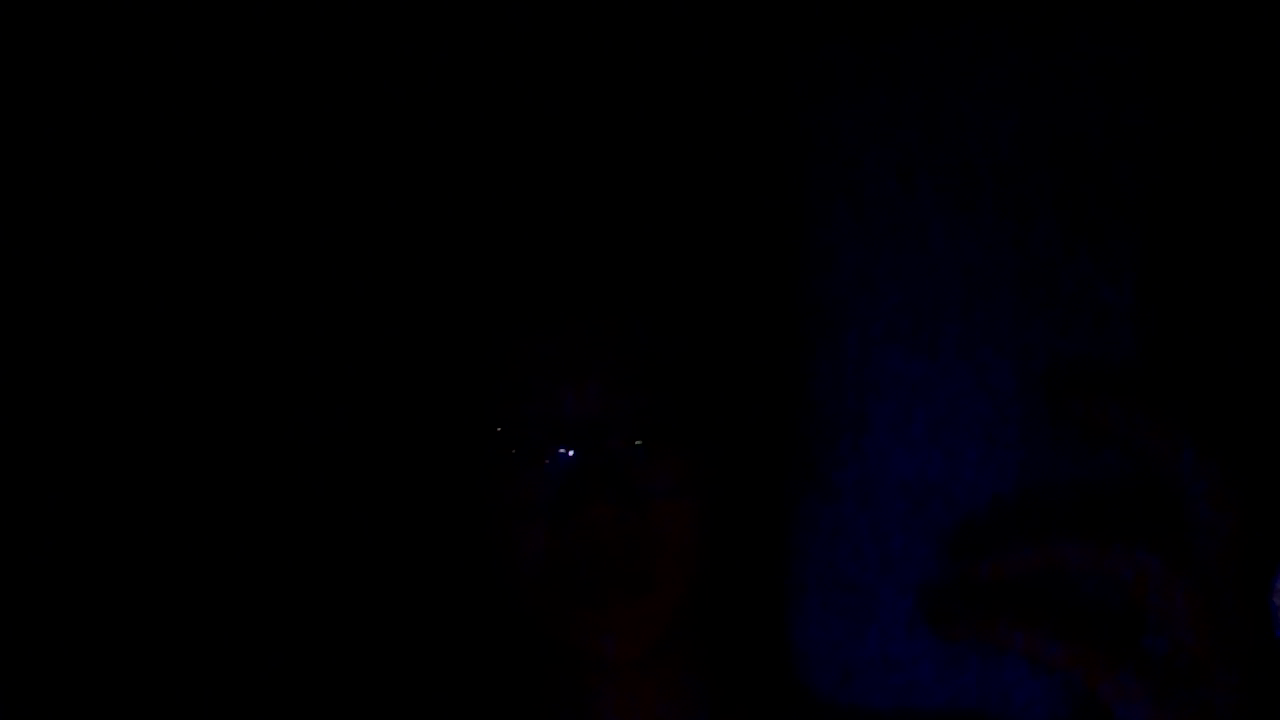
#> input picture frame 4 of casedarktest.mp4, 1280 x 720 px
$ python task4b.py
#> lines starting #> are read from the running program, lines starting #| are printed output that depends on the picture; after the words box and inside, x2 and y2 are one past the last pixel; in counts of white or black regions, pixels touching at a corner belong together
#https://opencv-python-tutroals.readthedocs.io/en/latest/py_tutorials/py_imgproc/py_colorspaces/py_colorspaces.html#converting-colorspaces
import cv2
import numpy as np

cap = cv2.VideoCapture('casedarktest.mp4')


while(cap.isOpened()):
    # Take each frame
    ret, frame = cap.read()
#> frame is the input picture: shape (720, 1280, 3); mean B, G, R 3.3, 0, 0.3
    if ret:
    # Convert BGR to HSV
    #if np.shape(cap) != ():
        hsv = cv2.cvtColor(frame, cv2.COLOR_BGR2HSV)
#> hsv: shape (720, 1280, 3); mean H, S, V 45.4, 101.7, 3.4
    # define range of blue color in HSV
        lower_blue = np.array([110,50,50])
        upper_blue = np.array([130,255,255])

    # Threshold the HSV image to get only blue colors
        mask = cv2.inRange(hsv, lower_blue, upper_blue)
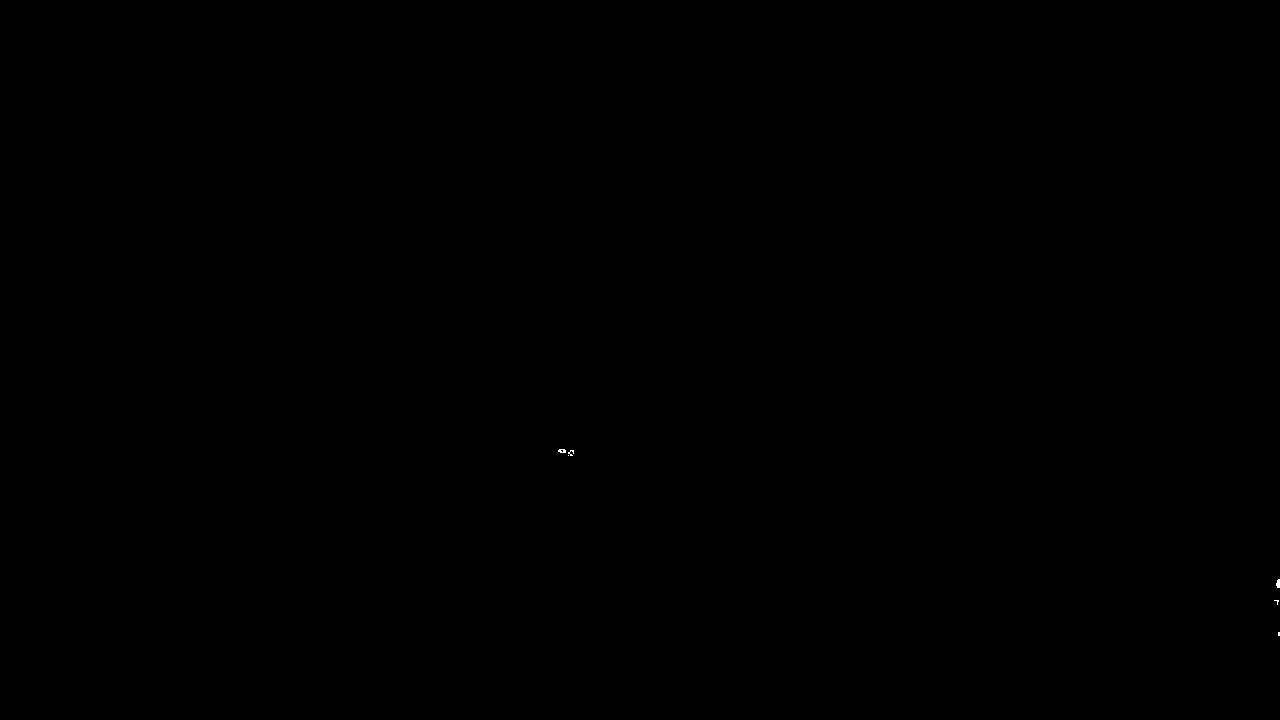
#> mask: shape (720, 1280); 0.01% white; 6 white regions (4 under 20 px), largest, box (x1, y1, x2, y2) and area: (1276, 579, 1280, 588) 29, (558, 449, 566, 453) 25

    # Bitwise-AND mask and original image
        res = cv2.bitwise_and(frame,frame, mask= mask)

    #cv2.imshow('frame',frame)
    #cv2.imshow('mask',mask)
        cv2.imshow('res',res)
        k = cv2.waitKey(1) & 0xFF
#> (key q is pressed here)
        if k == ord('q'):
            break
cap.release()
#> (the run stopped early here; a loop or call above may not have finished)
